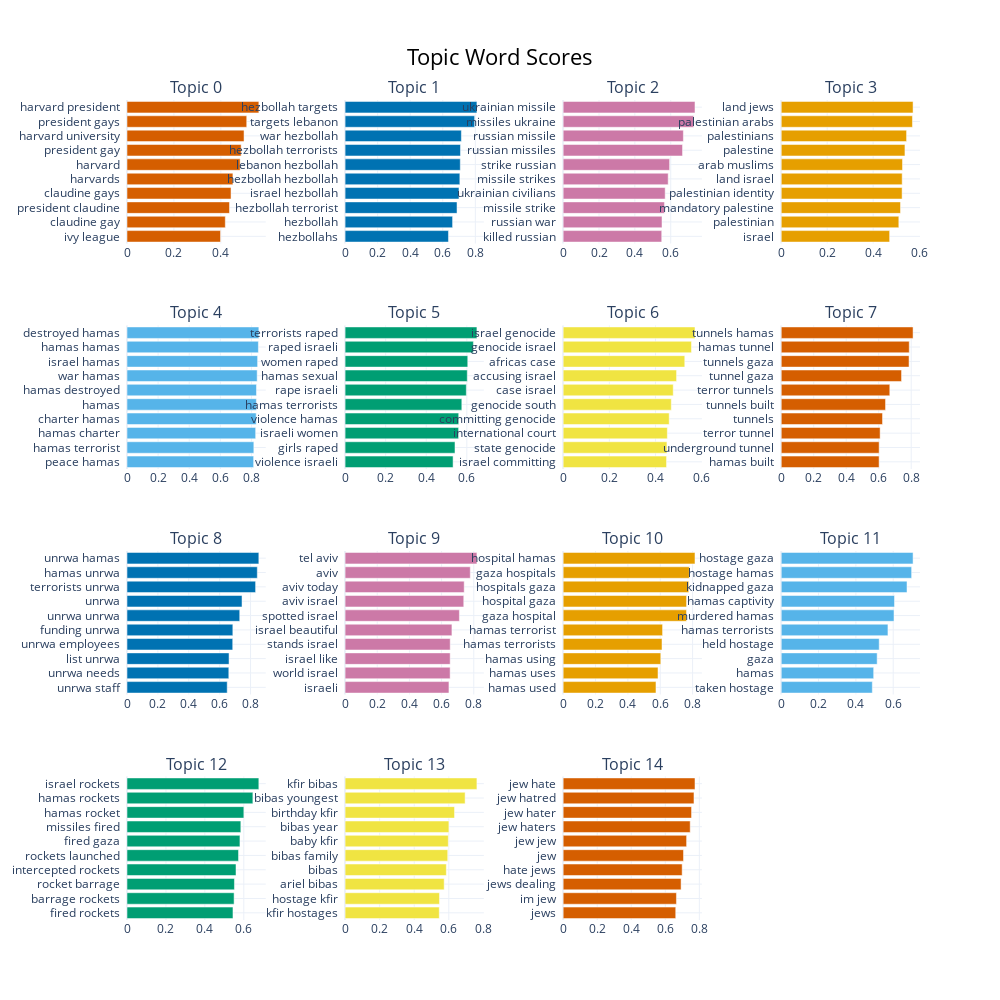

Notebook cell for this chart:
### Code cell
topic_model, topics, probs = bertopic_topic_modelling(I_leaning_tweet_list)
topic_model.visualize_barchart(top_n_topics = 15, n_words = 20)

### Figure 1 — Plotly figure (JSON) as saved in the notebook; plotly's stock layout.template omitted (floating-point values rounded to 4 significant figures)
{"data": [{"marker": {"color": "#D55E00"}, "orientation": "h", "type": "bar", "x": [0.3986, 0.419, 0.4367, 0.4434, 0.4514, 0.4821, 0.4864, 0.4988, 0.5103, 0.5619], "xaxis": "x", "y": ["ivy league  ", "claudine gay  ", "president claudine  ", "claudine gays  ", "harvards  ", "harvard  ", "president gay  ", "harvard university  ", "president gays  ", "harvard president  "], "yaxis": "y"}, {"marker": {"color": "#0072B2"}, "orientation": "h", "type": "bar", "x": [0.6349, 0.6602, 0.6875, 0.6994, 0.7048, 0.7075, 0.7087, 0.7142, 0.7957, 0.8096], "xaxis": "x2", "y": ["hezbollahs  ", "hezbollah  ", "hezbollah terrorist  ", "israel hezbollah  ", "hezbollah hezbollah  ", "lebanon hezbollah  ", "hezbollah terrorists  ", "war hezbollah  ", "targets lebanon  ", "hezbollah targets  "], "yaxis": "y2"}, {"marker": {"color": "#CC79A7"}, "orientation": "h", "type": "bar", "x": [0.5498, 0.5513, 0.5649, 0.569, 0.5858, 0.5937, 0.6657, 0.6704, 0.7279, 0.7352], "xaxis": "x3", "y": ["killed russian  ", "russian war  ", "missile strike  ", "ukrainian civilians  ", "missile strikes  ", "strike russian  ", "russian missiles  ", "russian missile  ", "missiles ukraine  ", "ukrainian missile  "], "yaxis": "y3"}, {"marker": {"color": "#E69F00"}, "orientation": "h", "type": "bar", "x": [0.4717, 0.5117, 0.519, 0.526, 0.5264, 0.5277, 0.5384, 0.5454, 0.571, 0.5737], "xaxis": "x4", "y": ["israel  ", "palestinian  ", "mandatory palestine  ", "palestinian identity  ", "land israel  ", "arab muslims  ", "palestine  ", "palestinians  ", "palestinian arabs  ", "land jews  "], "yaxis": "y4"}, {"marker": {"color": "#56B4E9"}, "orientation": "h", "type": "bar", "x": [0.8138, 0.8152, 0.8268, 0.8303, 0.8315, 0.832, 0.8365, 0.8394, 0.8443, 0.8472], "xaxis": "x5", "y": ["peace hamas  ", "hamas terrorist  ", "hamas charter  ", "charter hamas  ", "hamas  ", "hamas destroyed  ", "war hamas  ", "israel hamas  ", "hamas hamas  ", "destroyed hamas  "], "yaxis": "y5"}, {"marker": {"color": "#009E73"}, "orientation": "h", "type": "bar", "x": [0.5323, 0.5417, 0.5595, 0.56, 0.5753, 0.5975, 0.6022, 0.6046, 0.6324, 0.6497], "xaxis": "x6", "y": ["violence israeli  ", "girls raped  ", "israeli women  ", "violence hamas  ", "hamas terrorists  ", "rape israeli  ", "hamas sexual  ", "women raped  ", "raped israeli  ", "terrorists raped  "], "yaxis": "y6"}, {"marker": {"color": "#F0E442"}, "orientation": "h", "type": "bar", "x": [0.4478, 0.4495, 0.4513, 0.4593, 0.4684, 0.4768, 0.4912, 0.5267, 0.5558, 0.571], "xaxis": "x7", "y": ["israel committing  ", "state genocide  ", "international court  ", "committing genocide  ", "genocide south  ", "case israel  ", "accusing israel  ", "africas case  ", "genocide israel  ", "israel genocide  "], "yaxis": "y7"}, {"marker": {"color": "#D55E00"}, "orientation": "h", "type": "bar", "x": [0.6024, 0.6026, 0.6087, 0.6235, 0.642, 0.6682, 0.7405, 0.7867, 0.7879, 0.8114], "xaxis": "x8", "y": ["hamas built  ", "underground tunnel  ", "terror tunnel  ", "tunnels  ", "tunnels built  ", "terror tunnels  ", "tunnel gaza  ", "tunnels gaza  ", "hamas tunnel  ", "tunnels hamas  "], "yaxis": "y8"}, {"marker": {"color": "#0072B2"}, "orientation": "h", "type": "bar", "x": [0.6489, 0.6592, 0.6607, 0.6846, 0.6853, 0.7299, 0.7448, 0.8327, 0.8438, 0.8537], "xaxis": "x9", "y": ["unrwa staff  ", "unrwa needs  ", "list unrwa  ", "unrwa employees  ", "funding unrwa  ", "unrwa unrwa  ", "unrwa  ", "terrorists unrwa  ", "hamas unrwa  ", "unrwa hamas  "], "yaxis": "y9"}, {"marker": {"color": "#CC79A7"}, "orientation": "h", "type": "bar", "x": [0.6457, 0.6531, 0.6533, 0.6536, 0.6643, 0.7107, 0.7379, 0.7406, 0.7783, 0.8196], "xaxis": "x10", "y": ["israeli  ", "world israel  ", "israel like  ", "stands israel  ", "israel beautiful  ", "spotted israel  ", "aviv israel  ", "aviv today  ", "aviv  ", "tel aviv  "], "yaxis": "y10"}, {"marker": {"color": "#E69F00"}, "orientation": "h", "type": "bar", "x": [0.5736, 0.5863, 0.6033, 0.6109, 0.6143, 0.7621, 0.7625, 0.776, 0.7799, 0.8146], "xaxis": "x11", "y": ["hamas used  ", "hamas uses  ", "hamas using  ", "hamas terrorists  ", "hamas terrorist  ", "gaza hospital  ", "hospital gaza  ", "hospitals gaza  ", "gaza hospitals  ", "hospital hamas  "], "yaxis": "y11"}, {"marker": {"color": "#56B4E9"}, "orientation": "h", "type": "bar", "x": [0.4881, 0.4953, 0.514, 0.5249, 0.5718, 0.6043, 0.607, 0.6739, 0.6987, 0.7064], "xaxis": "x12", "y": ["taken hostage  ", "hamas  ", "gaza  ", "held hostage  ", "hamas terrorists  ", "murdered hamas  ", "hamas captivity  ", "kidnapped gaza  ", "hostage hamas  ", "hostage gaza  "], "yaxis": "y12"}, {"marker": {"color": "#009E73"}, "orientation": "h", "type": "bar", "x": [0.5444, 0.5501, 0.5519, 0.5599, 0.5728, 0.5802, 0.5847, 0.6002, 0.6466, 0.6772], "xaxis": "x13", "y": ["fired rockets  ", "barrage rockets  ", "rocket barrage  ", "intercepted rockets  ", "rockets launched  ", "fired gaza  ", "missiles fired  ", "hamas rocket  ", "hamas rockets  ", "israel rockets  "], "yaxis": "y13"}, {"marker": {"color": "#F0E442"}, "orientation": "h", "type": "bar", "x": [0.5449, 0.546, 0.5733, 0.5858, 0.5939, 0.5971, 0.6006, 0.6331, 0.6943, 0.7626], "xaxis": "x14", "y": ["kfir hostages  ", "hostage kfir  ", "ariel bibas  ", "bibas  ", "bibas family  ", "baby kfir  ", "bibas year  ", "birthday kfir  ", "bibas youngest  ", "kfir bibas  "], "yaxis": "y14"}, {"marker": {"color": "#D55E00"}, "orientation": "h", "type": "bar", "x": [0.6613, 0.6656, 0.6928, 0.6991, 0.7071, 0.7252, 0.7463, 0.7543, 0.7685, 0.7745], "xaxis": "x15", "y": ["jews  ", "im jew  ", "jews dealing  ", "hate jews  ", "jew  ", "jew jew  ", "jew haters  ", "jew hater  ", "jew hatred  ", "jew hate  "], "yaxis": "y15"}], "layout": {"annotations": [{"font": {"size": 16}, "showarrow": false, "text": "Topic 0", "x": 0.0875, "xanchor": "center", "xref": "paper", "y": 1, "yanchor": "bottom", "yref": "paper"}, {"font": {"size": 16}, "showarrow": false, "text": "Topic 1", "x": 0.3625, "xanchor": "center", "xref": "paper", "y": 1, "yanchor": "bottom", "yref": "paper"}, {"font": {"size": 16}, "showarrow": false, "text": "Topic 2", "x": 0.6375, "xanchor": "center", "xref": "paper", "y": 1, "yanchor": "bottom", "yref": "paper"}, {"font": {"size": 16}, "showarrow": false, "text": "Topic 3", "x": 0.9125, "xanchor": "center", "xref": "paper", "y": 1, "yanchor": "bottom", "yref": "paper"}, {"font": {"size": 16}, "showarrow": false, "text": "Topic 4", "x": 0.0875, "xanchor": "center", "xref": "paper", "y": 0.725, "yanchor": "bottom", "yref": "paper"}, {"font": {"size": 16}, "showarrow": false, "text": "Topic 5", "x": 0.3625, "xanchor": "center", "xref": "paper", "y": 0.725, "yanchor": "bottom", "yref": "paper"}, {"font": {"size": 16}, "showarrow": false, "text": "Topic 6", "x": 0.6375, "xanchor": "center", "xref": "paper", "y": 0.725, "yanchor": "bottom", "yref": "paper"}, {"font": {"size": 16}, "showarrow": false, "text": "Topic 7", "x": 0.9125, "xanchor": "center", "xref": "paper", "y": 0.725, "yanchor": "bottom", "yref": "paper"}, {"font": {"size": 16}, "showarrow": false, "text": "Topic 8", "x": 0.0875, "xanchor": "center", "xref": "paper", "y": 0.45, "yanchor": "bottom", "yref": "paper"}, {"font": {"size": 16}, "showarrow": false, "text": "Topic 9", "x": 0.3625, "xanchor": "center", "xref": "paper", "y": 0.45, "yanchor": "bottom", "yref": "paper"}, {"font": {"size": 16}, "showarrow": false, "text": "Topic 10", "x": 0.6375, "xanchor": "center", "xref": "paper", "y": 0.45, "yanchor": "bottom", "yref": "paper"}, {"font": {"size": 16}, "showarrow": false, "text": "Topic 11", "x": 0.9125, "xanchor": "center", "xref": "paper", "y": 0.45, "yanchor": "bottom", "yref": "paper"}, {"font": {"size": 16}, "showarrow": false, "text": "Topic 12", "x": 0.0875, "xanchor": "center", "xref": "paper", "y": 0.175, "yanchor": "bottom", "yref": "paper"}, {"font": {"size": 16}, "showarrow": false, "text": "Topic 13", "x": 0.3625, "xanchor": "center", "xref": "paper", "y": 0.175, "yanchor": "bottom", "yref": "paper"}, {"font": {"size": 16}, "showarrow": false, "text": "Topic 14", "x": 0.6375, "xanchor": "center", "xref": "paper", "y": 0.175, "yanchor": "bottom", "yref": "paper"}], "height": 1000, "hoverlabel": {"bgcolor": "white", "font": {"family": "Rockwell", "size": 16}}, "showlegend": false, "title": {"font": {"color": "Black", "size": 22}, "text": "Topic Word Scores", "x": 0.5, "xanchor": "center", "yanchor": "top"}, "width": 1000, "xaxis": {"anchor": "y", "domain": [0, 0.175], "showgrid": true}, "xaxis10": {"anchor": "y10", "domain": [0.275, 0.45], "showgrid": true}, "xaxis11": {"anchor": "y11", "domain": [0.55, 0.725], "showgrid": true}, "xaxis12": {"anchor": "y12", "domain": [0.825, 1], "showgrid": true}, "xaxis13": {"anchor": "y13", "domain": [0, 0.175], "showgrid": true}, "xaxis14": {"anchor": "y14", "domain": [0.275, 0.45], "showgrid": true}, "xaxis15": {"anchor": "y15", "domain": [0.55, 0.725], "showgrid": true}, "xaxis16": {"anchor": "y16", "domain": [0.825, 1], "showgrid": true}, "xaxis2": {"anchor": "y2", "domain": [0.275, 0.45], "showgrid": true}, "xaxis3": {"anchor": "y3", "domain": [0.55, 0.725], "showgrid": true}, "xaxis4": {"anchor": "y4", "domain": [0.825, 1], "showgrid": true}, "xaxis5": {"anchor": "y5", "domain": [0, 0.175], "showgrid": true}, "xaxis6": {"anchor": "y6", "domain": [0.275, 0.45], "showgrid": true}, "xaxis7": {"anchor": "y7", "domain": [0.55, 0.725], "showgrid": true}, "xaxis8": {"anchor": "y8", "domain": [0.825, 1], "showgrid": true}, "xaxis9": {"anchor": "y9", "domain": [0, 0.175], "showgrid": true}, "yaxis": {"anchor": "x", "domain": [0.825, 1], "showgrid": true}, "yaxis10": {"anchor": "x10", "domain": [0.275, 0.45], "showgrid": true}, "yaxis11": {"anchor": "x11", "domain": [0.275, 0.45], "showgrid": true}, "yaxis12": {"anchor": "x12", "domain": [0.275, 0.45], "showgrid": true}, "yaxis13": {"anchor": "x13", "domain": [0, 0.175], "showgrid": true}, "yaxis14": {"anchor": "x14", "domain": [0, 0.175], "showgrid": true}, "yaxis15": {"anchor": "x15", "domain": [0, 0.175], "showgrid": true}, "yaxis16": {"anchor": "x16", "domain": [0, 0.175], "showgrid": true}, "yaxis2": {"anchor": "x2", "domain": [0.825, 1], "showgrid": true}, "yaxis3": {"anchor": "x3", "domain": [0.825, 1], "showgrid": true}, "yaxis4": {"anchor": "x4", "domain": [0.825, 1], "showgrid": true}, "yaxis5": {"anchor": "x5", "domain": [0.55, 0.725], "showgrid": true}, "yaxis6": {"anchor": "x6", "domain": [0.55, 0.725], "showgrid": true}, "yaxis7": {"anchor": "x7", "domain": [0.55, 0.725], "showgrid": true}, "yaxis8": {"anchor": "x8", "domain": [0.55, 0.725], "showgrid": true}, "yaxis9": {"anchor": "x9", "domain": [0.275, 0.45], "showgrid": true}}}
